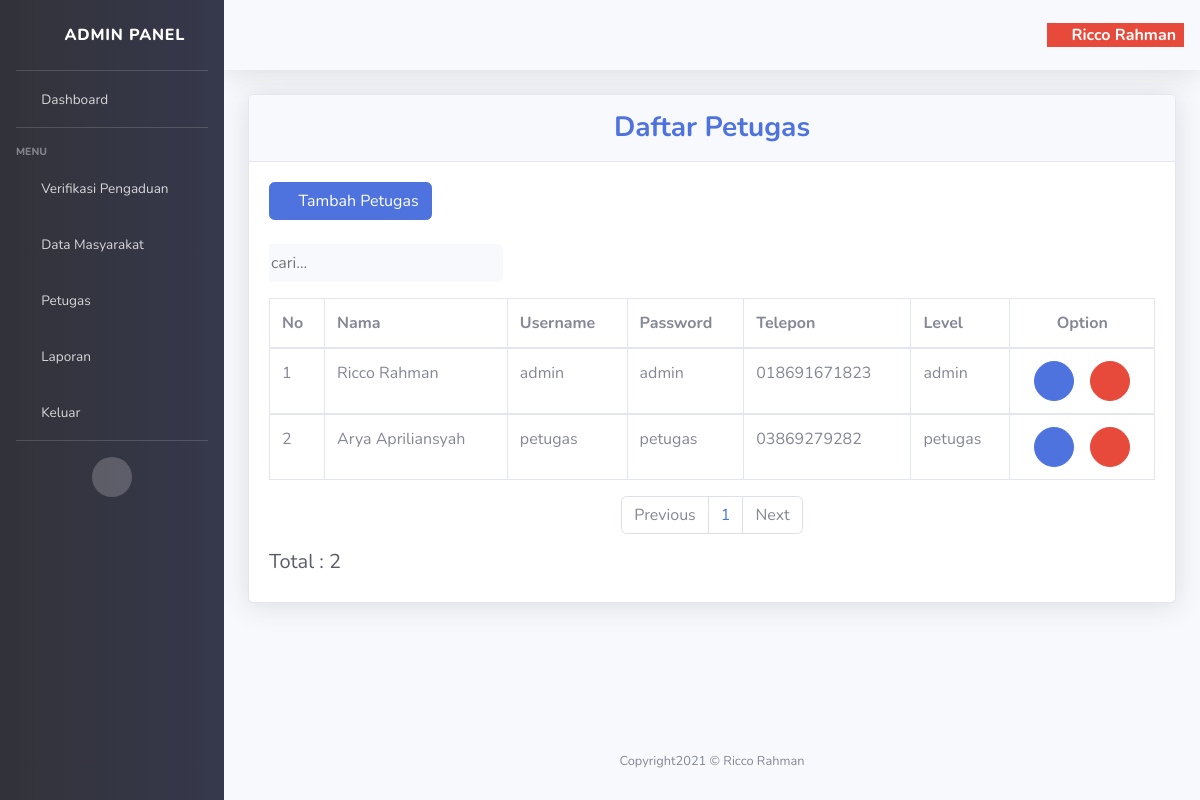
The page /admin/dashboard/?p=petugas (signed in) on the database its author committed.
### tables this page shows
CREATE TABLE IF NOT EXISTS `petugas` (
  `id_petugas` int(11) NOT NULL AUTO_INCREMENT,
  `nama_petugas` varchar(35) NOT NULL,
  `username` varchar(25) NOT NULL,
  `password` varchar(32) NOT NULL,
  `telp_petugas` varchar(13) NOT NULL,
  `level` enum('admin','petugas') NOT NULL,
  PRIMARY KEY (`id_petugas`)
);

### admin/dashboard/petugas.php (the view, shortened to what this page needs)
<?php include_once "../../config/koneksi.php";
  if (isset($_POST['cari'])){
    $cari = $_POST['keyword'];
    $_SESSION['cari'] = $cari;
  }else {
    $cari = isset($_SESSION['cari']);
  }
  $ambilData = mysqli_query($conn, "SELECT * FROM petugas");
  $batas = 5;
  $total = mysqli_num_rows($ambilData);
  $jumlahPagination = ceil($total / $batas);
  $halaman = isset($_GET['halaman'])?(int)$_GET['halaman'] : 1;
  $halamanAwal = ($halaman * $batas) - $batas ;
  $previous = $halaman - 1;
  $next = $halaman + 1;
  if($cari == ""){
  $dataPerhalaman = mysqli_query($conn, "SELECT * FROM petugas LIMIT $halamanAwal, $batas ");
  }else{
  $dataPerhalaman = mysqli_query($conn, "SELECT * FROM petugas WHERE nama_petugas LIKE '%$cari%' OR username LIKE '%$cari%' LIMIT $halamanAwal, $batas ");
  }
?>
    <div class="card shadow">
            <div class="card-header py-3">
              <h6 class="m-0 h3 font-weight-bold text-primary text-center">Daftar Petugas</h6>
            </div>
            <div class="card-body">
              <div class="table-responsive">
                <a href="?p=input_petugas" class="btn btn-primary mb-4">
                  <i class="fas fa-plus"></i>
                  <span class="text-white">Tambah Petugas</span>
                </a>
                <form method="post" action="?p=petugas" class="mb-3">
                  <div class="input-group">
                    <input type="text" class="border-0 bg-light inpt" name="keyword" placeholder="cari..." autofocus>
                    <div class="input-group-append">
                      <button class="btn btn-light" type="submit" name="cari">
                        <i class="fas fa-search fa-sm"></i>
                      </button>
                    </div>
                  </div>
                </form>
                <table class="table table-bordered" id="dataTable" width="100%" cellspacing="0">
                  <thead>
                    <tr>
                      <th>No</th>
                      <th>Nama</th>
                      <th>Username</th>
                      <th>Password</th>
                      <th>Telepon</th>
                      <th>Level</th>
                      <th class="text-center">Option</th>
                    </tr>
                  </thead>
                  <?php
                  $no = $halamanAwal + 1;
                  while ($data = mysqli_fetch_assoc($dataPerhalaman)){
                  ?>
                  <tbody>
                    <tr>
                      <td><?php echo $no++; ?></td>
                      <td><?php echo $data['nama_petugas']; ?></td>
                      <td><?php echo $data['username']; ?></td>
                      <td><?php echo $data['password']; ?></td>
                      <td><?php echo $data['telp_petugas']; ?></td>
                      <td><?php echo $data['level']; ?></td>
                      <td class="text-center">
                        <a href="?p=edit&id=<?php echo $data['id_petugas']; ?>" class="btn mr-2 btn-circle btn-primary">
                          <i class="fas fa-edit text-white"></i>
                        </a>
                        <a href="?p=delete&id=<?php echo $data['id_petugas']; ?>" class="btn ml-1 btn-danger btn-circle" onclick="return confirm('Yakin ingin hapus?')">
                          <i class="fas fa-trash text-white"></i>
                        </a>
                      </td>
                    </tr>
                  </tbody>
                  <?php } ?>
                </table>
                <ul class="pagination justify-content-center">
                    <li class="page-item">
                      <a class="page-link" <?php if($halaman > 1){ echo "href='?p=petugas&halaman=$previous'"; } ?>>Previous</a>
                    </li>
                    <?php
                    for($x=1;$x<=$jumlahPagination;$x++){
                      ?>
                      <li class="page-item"><a class="page-link" href="?p=petugas&halaman=<?php echo $x ?>"><?php echo $x; ?></a></li>
                      <?php
                    }
                    ?>
                    <li class="page-item">
                      <a  class="page-link" <?php if($halaman < $jumlahPagination) { echo "href='?p=petugas&halaman=$next'"; } ?>>Next</a>
                    </li>
                  </ul>
                <div class="h5">
                  <span class="text-dark">Total : <?php echo $total; ?></span>
                </div>
              </div>
            </div>
          </div>

### admin/dashboard/petugas.php (style rules this page uses)
.inpt { outline-style: none; }

### rows shown on the page
petugas: nama_petugas "Ricco Rahman", username "admin", password "admin", telp_petugas "018691671823", level "admin"
petugas: nama_petugas "Arya Apriliansyah", username "petugas", password "petugas", telp_petugas "03869279282", level "petugas"

### other values the page prints
$_SESSION['nama'] "Ricco Rahman"
$total "2"
